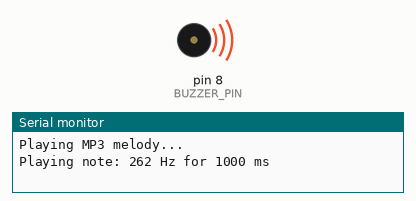
Simulated run of this sketch. Board: Arduino Uno, built with avr-gcc and run on an emulated ATmega328P. Parts: buzzer (waves = sounding), the last lines printed to the serial monitor.

Above: at 0.5 s.
At 13.63 s:
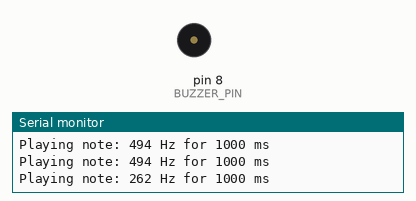
Timing chart, 0 to 14.6 s (numbered marks = the images above):
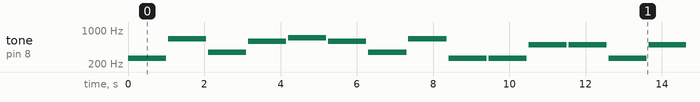

The sketch:

mp3_melody.ino
```cpp
/*
 * Auto-generated melody from MP3 file
 * Generated by mp3_to_melody_converter.py
 */

const int BUZZER_PIN = 8;

// Musical note frequencies (in Hz)
const int NOTE_C4 = 262;
const int NOTE_D4 = 294;
const int NOTE_E4 = 330;
const int NOTE_F4 = 349;
const int NOTE_G4 = 392;
const int NOTE_A4 = 440;
const int NOTE_B4 = 494;
const int NOTE_C5 = 523;
const int NOTE_D5 = 587;
const int NOTE_E5 = 659;
const int NOTE_F5 = 698;
const int NOTE_G5 = 784;
const int NOTE_A5 = 880;
const int NOTE_B5 = 988;

// Timing definitions
const int QUARTER_NOTE = 500;
const int HALF_NOTE = 1000;
const int WHOLE_NOTE = 2000;
const int EIGHTH_NOTE = 250;

// Extracted melody from MP3
int sampleMelody[][2] = {
  {262, 1000},
  {659, 1000},
  {349, 1000},
  {587, 1000},
  {698, 1000},
  {587, 1000},
  {349, 1000},
  {659, 1000},
  {262, 1000},
  {262, 1000},
  {494, 1000},
  {494, 1000},
  {262, 1000},
  {494, 1000},
  {392, 1000},
  {392, 1000},
  {262, 1000},
  {523, 1000},
  {523, 1000},
  {494, 500},
};

void setup() {
  pinMode(BUZZER_PIN, OUTPUT);
  Serial.begin(9600);
  Serial.println("Playing MP3 melody...");
}

void loop() {
  playMelody(sampleMelody, sizeof(sampleMelody) / sizeof(sampleMelody[0]));
  Serial.println("Melody finished. Playing again in 2 seconds...");
  delay(2000);
}

void playMelody(int melody[][2], int length) {
  for (int i = 0; i < length; i++) {
    int frequency = melody[i][0];
    int duration = melody[i][1];

    if (frequency > 0) {
      Serial.print("Playing note: ");
      Serial.print(frequency);
      Serial.print(" Hz for ");
      Serial.print(duration);
      Serial.println(" ms");

      tone(BUZZER_PIN, frequency, duration);
      delay(duration + 50);
      noTone(BUZZER_PIN);
    } else {
      // Rest (silence)
      delay(duration);
    }
  }
}
```

Measured:
- by itself, tone on pin 8 (BUZZER_PIN): plays 262 Hz for 1.0 s, 659 Hz for 1.0 s, 349 Hz for 1.0 s, 587 Hz for 1.0 s, 698 Hz for 1.0 s, 587 Hz for 1.0 s … (117 notes in this stretch)
